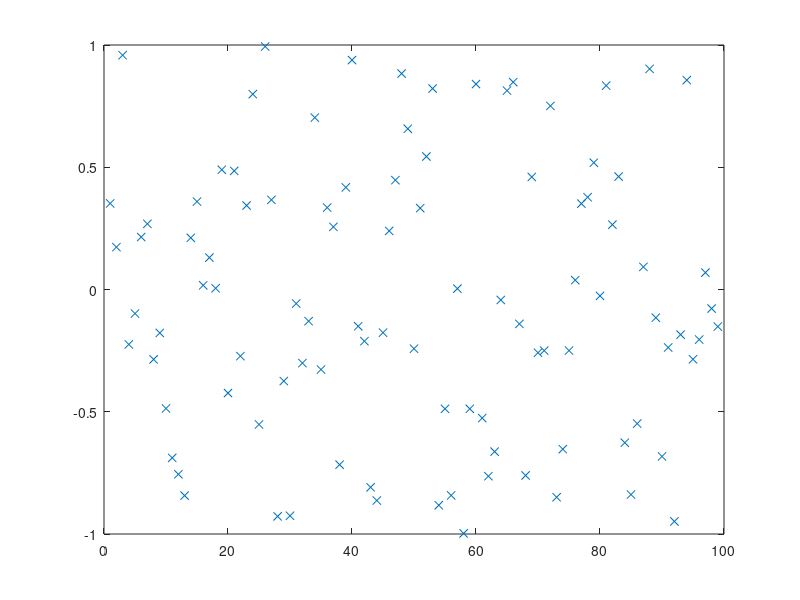

Here is the MATLAB script that generated this plot: (Note: this script raises an error after producing the figure.)
% script <a href="matlab:RR_MergeSortTest">RR_MergeSortTest</a>
% Test <a href="matlab:help RR_MergeSort">RR_MergeSort</a> on a random set of data.
% Renaissance Codebase, https://github.com/tbewley/RC/NRchap07
% Copyright 2023 by Thomas Bewley, published under BSD 3-Clause License. 

n=99; D=2*rand(n,1)-1; close all, plot(D(:,1),'x'), pause(0.5)
[D,index]=RR_MergeSort(D,1,n);       plot(D(:,1),'x')

% end script RR_MergeSortTest
